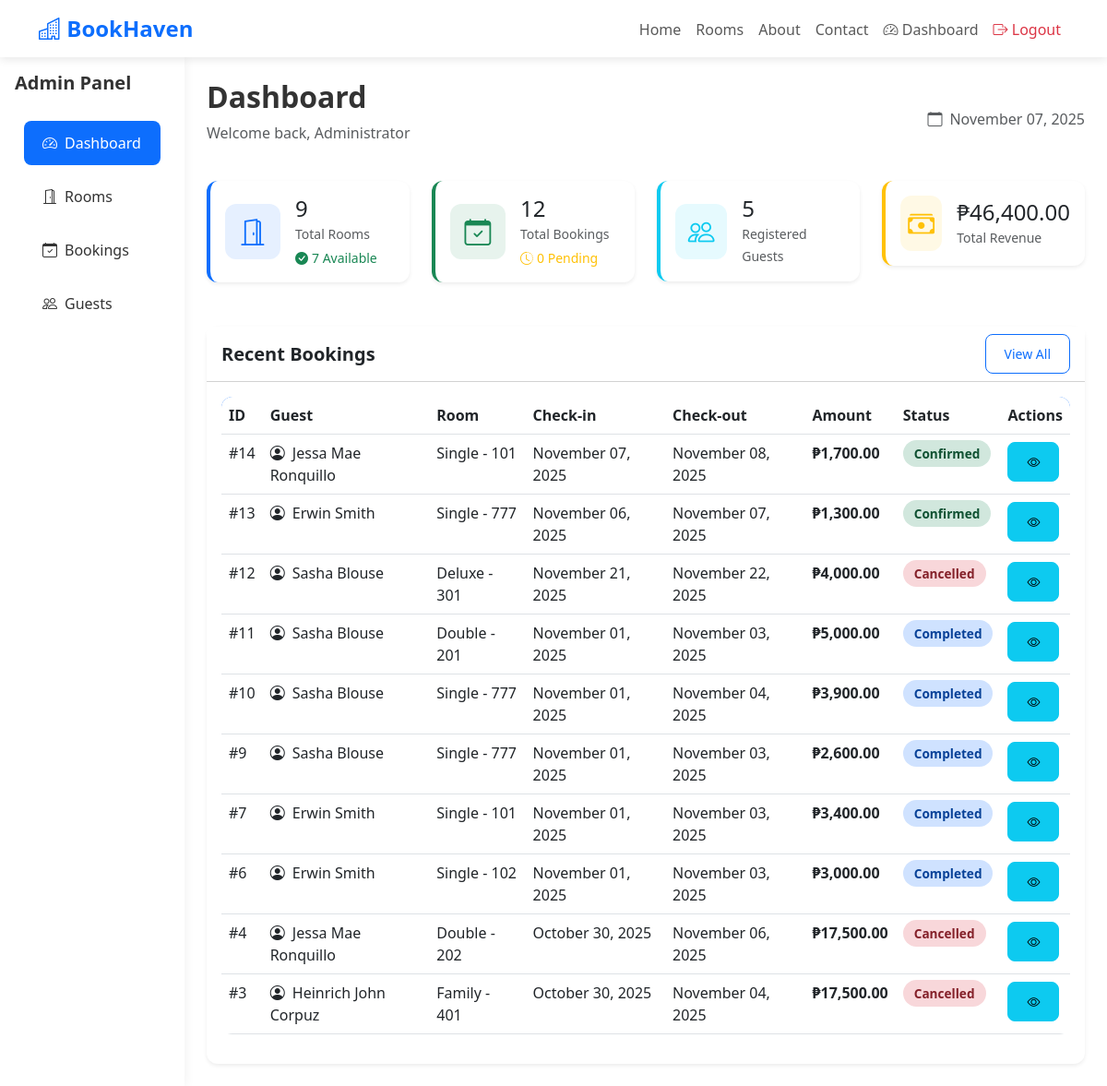
Page /admin/dashboard.php (signed in) on the committed database.
### tables this page shows
CREATE TABLE `bookings` (
  `id` int(11) NOT NULL,
  `user_id` int(11) NOT NULL,
  `room_id` int(11) NOT NULL,
  `check_in` date NOT NULL,
  `check_out` date NOT NULL,
  `total_price` decimal(10,2) NOT NULL,
  `status` enum('pending','confirmed','cancelled','completed') DEFAULT 'pending',
  `special_requests` text DEFAULT NULL,
  `created_at` timestamp NOT NULL DEFAULT current_timestamp(),
  `updated_at` timestamp NOT NULL DEFAULT current_timestamp() ON UPDATE current_timestamp()
);

CREATE TABLE `users` (
  `id` int(11) NOT NULL,
  `name` varchar(100) NOT NULL,
  `email` varchar(100) NOT NULL,
  `password` varchar(255) NOT NULL,
  `role` enum('admin','guest') DEFAULT 'guest',
  `phone` varchar(20) DEFAULT NULL,
  `created_at` timestamp NOT NULL DEFAULT current_timestamp(),
  `updated_at` timestamp NOT NULL DEFAULT current_timestamp() ON UPDATE current_timestamp()
);

CREATE TABLE `rooms` (
  `id` int(11) NOT NULL,
  `room_type` varchar(50) NOT NULL,
  `room_number` varchar(20) NOT NULL,
  `description` text DEFAULT NULL,
  `price` decimal(10,2) NOT NULL,
  `capacity` int(11) DEFAULT 2,
  `status` enum('available','occupied','maintenance') DEFAULT 'available',
  `image` varchar(255) DEFAULT NULL,
  `amenities` text DEFAULT NULL,
  `created_at` timestamp NOT NULL DEFAULT current_timestamp(),
  `updated_at` timestamp NOT NULL DEFAULT current_timestamp() ON UPDATE current_timestamp()
);

### config.php (called while the page is built, shortened)
<?php
function formatCurrency($amount) {
    return '₱' . number_format($amount, 2);
}
function formatDate($date) {
    return date('F d, Y', strtotime($date));
}
?>

### admin/dashboard.php (the view, shortened to what this page needs)
<?php
require_once '../config.php';
$conn = getDBConnection();
$total_rooms = $conn->query("SELECT COUNT(*) as count FROM rooms")->fetch_assoc()['count'];
$available_rooms = $conn->query("SELECT COUNT(*) as count FROM rooms WHERE status = 'available'")->fetch_assoc()['count'];
$total_bookings = $conn->query("SELECT COUNT(*) as count FROM bookings")->fetch_assoc()['count'];
$pending_bookings = $conn->query("SELECT COUNT(*) as count FROM bookings WHERE status = 'pending'")->fetch_assoc()['count'];
$total_guests = $conn->query("SELECT COUNT(*) as count FROM users WHERE role = 'guest'")->fetch_assoc()['count'];
$total_revenue = $conn->query("SELECT COALESCE(SUM(total_price), 0) as revenue FROM bookings WHERE status IN ('confirmed', 'completed')")->fetch_assoc()['revenue'];
$recent_bookings = $conn->query("SELECT b.*, u.name as guest_name, r.room_type, r.room_number
                                FROM bookings b
                                JOIN users u ON b.user_id = u.id
                                JOIN rooms r ON b.room_id = r.id
                                ORDER BY b.created_at DESC LIMIT 10");
?>
<!DOCTYPE html>
<html lang="en">
<head>
    <link href="https://cdn.jsdelivr.net/npm/bootstrap@5.3.0/dist/css/bootstrap.min.css" rel="stylesheet">
    <link rel="stylesheet" href="https://cdn.jsdelivr.net/npm/bootstrap-icons@1.10.0/font/bootstrap-icons.css">
    <link rel="stylesheet" href="../assets/css/style.css">
</head>
<body>
    <?php include '../includes/navbar.php'; ?>
    <div class="container-fluid">
        <div class="row">
            <div class="col-md-2 admin-sidebar p-0">
                <div class="p-3">
                    <h5 class="fw-bold mb-4">Admin Panel</h5>
                    <ul class="nav flex-column">
                        <li class="nav-item">
                            <a class="nav-link active" href="dashboard.php">
                                <i class="bi bi-speedometer2 me-2"></i>Dashboard
                            </a>
                        </li>
                        <li class="nav-item">
                            <a class="nav-link" href="manage-rooms.php">
                                <i class="bi bi-door-open me-2"></i>Rooms
                            </a>
                        </li>
                        <li class="nav-item">
                            <a class="nav-link" href="manage-bookings.php">
                                <i class="bi bi-calendar-check me-2"></i>Bookings
                            </a>
                        </li>
                        <li class="nav-item">
                            <a class="nav-link" href="manage-users.php">
                                <i class="bi bi-people me-2"></i>Guests
                            </a>
                        </li>
                    </ul>
                </div>
            </div>
            <div class="col-md-10 p-4">
                <div class="d-flex justify-content-between align-items-center mb-4">
                    <div>
                        <h2 class="fw-bold">Dashboard</h2>
                        <p class="text-muted">Welcome back, <?php echo $_SESSION['name']; ?></p>
                    </div>
                    <div>
                        <span class="text-muted"><i class="bi bi-calendar me-2"></i><?php echo date('F d, Y'); ?></span>
                    </div>
                </div>
                <div class="row mb-4">
                    <div class="col-xl-3 col-md-6 mb-4">
                        <div class="card dashboard-card shadow-sm border-start border-primary border-4">
                            <div class="card-body">
                                <div class="d-flex align-items-center">
                                    <div class="dashboard-icon bg-primary bg-opacity-10 text-primary me-3">
                                        <i class="bi bi-door-open"></i>
                                    </div>
                                    <div>
                                        <h4 class="mb-0"><?php echo $total_rooms; ?></h4>
                                        <small class="text-muted">Total Rooms</small>
                                        <div class="small text-success mt-1">
                                            <i class="bi bi-check-circle-fill me-1"></i><?php echo $available_rooms; ?> Available
                                        </div>
                                    </div>
                                </div>
                            </div>
                        </div>
                    </div>
                    <div class="col-xl-3 col-md-6 mb-4">
                        <div class="card dashboard-card shadow-sm border-start border-success border-4">
                            <div class="card-body">
                                <div class="d-flex align-items-center">
                                    <div class="dashboard-icon bg-success bg-opacity-10 text-success me-3">
                                        <i class="bi bi-calendar-check"></i>
                                    </div>
                                    <div>
                                        <h4 class="mb-0"><?php echo $total_bookings; ?></h4>
                                        <small class="text-muted">Total Bookings</small>
                                        <div class="small text-warning mt-1">
                                            <i class="bi bi-clock-history me-1"></i><?php echo $pending_bookings; ?> Pending
                                        </div>
                                    </div>
                                </div>
                            </div>
                        </div>
                    </div>
                    <div class="col-xl-3 col-md-6 mb-4">
                        <div class="card dashboard-card shadow-sm border-start border-info border-4">
                            <div class="card-body">
                                <div class="d-flex align-items-center">
                                    <div class="dashboard-icon bg-info bg-opacity-10 text-info me-3">
                                        <i class="bi bi-people"></i>
                                    </div>
                                    <div>
                                        <h4 class="mb-0"><?php echo $total_guests; ?></h4>
                                        <small class="text-muted">Registered Guests</small>
                                    </div>
                                </div>
                            </div>
                        </div>
                    </div>
                    <div class="col-xl-3 col-md-6 mb-4">
                        <div class="card dashboard-card shadow-sm border-start border-warning border-4">
                            <div class="card-body">
                                <div class="d-flex align-items-center">
                                    <div class="dashboard-icon bg-warning bg-opacity-10 text-warning me-3">
                                        <i class="bi bi-cash-stack"></i>
                                    </div>
                                    <div>
                                        <h4 class="mb-0"><?php echo formatCurrency($total_revenue); ?></h4>
                                        <small class="text-muted">Total Revenue</small>
                                    </div>
                                </div>
                            </div>
                        </div>
                    </div>
                </div>
                <div class="card shadow-sm">
                    <div class="card-header bg-white">
                        <div class="d-flex justify-content-between align-items-center">
                            <h5 class="fw-bold mb-0">Recent Bookings</h5>
                            <a href="manage-bookings.php" class="btn btn-sm btn-outline-primary">View All</a>
                        </div>
                    </div>
                    <div class="card-body">
                        <div class="table-responsive">
                            <table class="table table-hover">
                                <thead>
                                    <tr>
                                        <th>ID</th>
                                        <th>Guest</th>
                                        <th>Room</th>
                                        <th>Check-in</th>
                                        <th>Check-out</th>
                                        <th>Amount</th>
                                        <th>Status</th>
                                        <th>Actions</th>
                                    </tr>
                                </thead>
                                <tbody>
                                    <?php while($booking = $recent_bookings->fetch_assoc()): ?>
                                    <tr>
                                        <td>#<?php echo $booking['id']; ?></td>
                                        <td>
                                            <i class="bi bi-person-circle me-1"></i>
                                            <?php echo $booking['guest_name']; ?>
                                        </td>
                                        <td><?php echo $booking['room_type']; ?> - <?php echo $booking['room_number']; ?></td>
                                        <td><?php echo formatDate($booking['check_in']); ?></td>
                                        <td><?php echo formatDate($booking['check_out']); ?></td>
                                        <td class="fw-bold"><?php echo formatCurrency($booking['total_price']); ?></td>
                                        <td>
                                            <span class="status-badge status-<?php echo $booking['status']; ?>">
                                                <?php echo ucfirst($booking['status']); ?>
                                            </span>
                                        </td>
                                        <td>
                                            <a href="manage-bookings.php?view=<?php echo $booking['id']; ?>"
                                               class="btn btn-sm btn-info" title="View">
                                                <i class="bi bi-eye"></i>
                                            </a>
                                        </td>
                                    </tr>
                                    <?php endwhile; ?>
                                </tbody>
                            </table>
                        </div>
                    </div>
                </div>
            </div>
        </div>
    </div>
</body>
</html>

### assets/css/style.css (style rules this page uses)
:root { --primary-color: #0d6efd; --secondary-color: #6c757d; --success-color: #198754; --danger-color: #dc3545; --warning-color: #ffc107; --info-color: #0dcaf0; --dark-color: #212529; --light-color: #f8f9fa; }
body { font-family: 'Segoe UI', Tahoma, Geneva, Verdana, sans-serif; color: #333; }
.btn { border-radius: 8px; padding: 10px 20px; font-weight: 500; transition: all 0.3s ease; }
.card { border-radius: 12px; border: none; }
.dashboard-card { border-radius: 12px; border: none; transition: all 0.3s ease; }
.dashboard-icon { width: 60px; height: 60px; display: flex; align-items: center; justify-content: center; border-radius: 12px; font-size: 1.8rem; }
.table { border-radius: 12px; overflow: hidden; }
.table thead { background: var(--primary-color); color: white; }
.status-badge { padding: 5px 12px; border-radius: 20px; font-size: 0.85rem; font-weight: 600; }
.status-confirmed { background: #d1e7dd; color: #0f5132; }
.status-cancelled { background: #f8d7da; color: #842029; }
.status-completed { background: #cfe2ff; color: #084298; }
.admin-sidebar { background: white; min-height: calc(100vh - 56px); box-shadow: 2px 0 10px rgba(0, 0, 0, 0.05); }
.admin-sidebar .nav-link { color: #333; padding: 12px 20px; margin: 5px 10px; border-radius: 8px; transition: all 0.3s ease; }
.admin-sidebar .nav-link.active { background: var(--primary-color); color: white; }

### rows in the picture
bookings: id "14", user.name "Jessa Mae Ronquillo", room.room_type "Single", room.room_number "101", check_in "November 07, 2025", check_out "November 08, 2025", total_price "₱1,700.00", status "Confirmed"
bookings: id "13", user.name "Erwin Smith", room.room_type "Single", room.room_number "777", check_in "November 06, 2025", check_out "November 07, 2025", total_price "₱1,300.00", status "Confirmed"
bookings: id "12", user.name "Sasha Blouse", room.room_type "Deluxe", room.room_number "301", check_in "November 21, 2025", check_out "November 22, 2025", total_price "₱4,000.00", status "Cancelled"
bookings: id "11", user.name "Sasha Blouse", room.room_type "Double", room.room_number "201", check_in "November 01, 2025", check_out "November 03, 2025", total_price "₱5,000.00", status "Completed"
bookings: id "10", user.name "Sasha Blouse", room.room_type "Single", room.room_number "777", check_in "November 01, 2025", check_out "November 04, 2025", total_price "₱3,900.00", status "Completed"
bookings: id "9", user.name "Sasha Blouse", room.room_type "Single", room.room_number "777", check_in "November 01, 2025", check_out "November 03, 2025", total_price "₱2,600.00", status "Completed"
bookings: id "7", user.name "Erwin Smith", room.room_type "Single", room.room_number "101", check_in "November 01, 2025", check_out "November 03, 2025", total_price "₱3,400.00", status "Completed"
bookings: id "6", user.name "Erwin Smith", room.room_type "Single", room.room_number "102", check_in "November 01, 2025", check_out "November 03, 2025", total_price "₱3,000.00", status "Completed"
bookings: id "4", user.name "Jessa Mae Ronquillo", room.room_type "Double", room.room_number "202", check_in "October 30, 2025", check_out "November 06, 2025", total_price "₱17,500.00", status "Cancelled"
bookings: id "3", user.name "Heinrich John Corpuz", room.room_type "Family", room.room_number "401", check_in "October 30, 2025", check_out "November 04, 2025", total_price "₱17,500.00", status "Cancelled"

### other values in the picture
$_SESSION['name'] "Administrator"
$total_rooms "9"
$available_rooms "7"
$total_bookings "12"
$pending_bookings "0"
$total_guests "5"
formatCurrency($total_revenue) "₱46,400.00"
